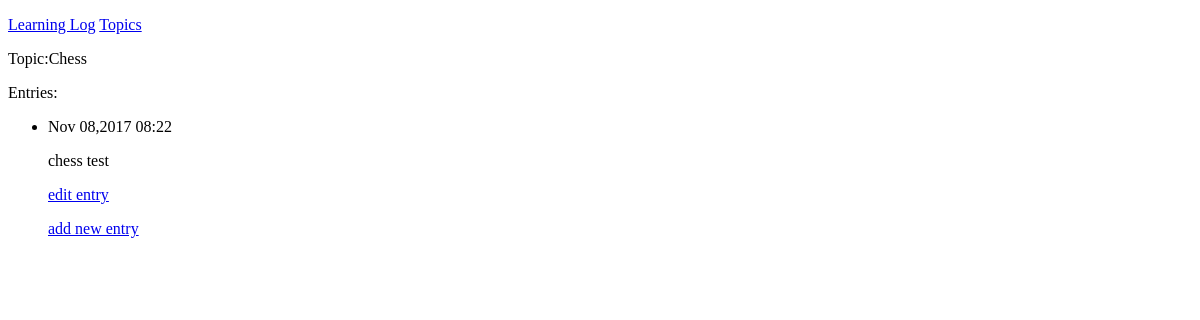
The app's page /topics/1/, older data.
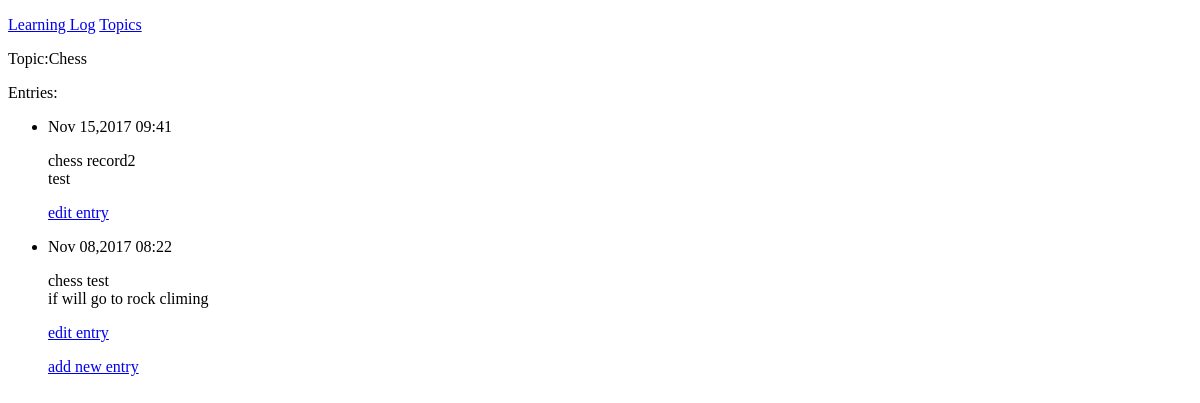
The same page, newer data.
### llapp1/models.py (models this page shows, shortened)
class Entry(models.Model):
	topic = models.ForeignKey(Topic)
	text = models.TextField()
	date_add = models.DateTimeField(auto_now_add=True)
	class Meta:
		verbose_name_plural = "Entries"\

### llapp1/views.py (the view)
# urls.py: url(r'^topics/(?P<topic_id>\d+)/$',views.topic,name="topic"),
def topic(request,topic_id):
	topic = Topic.objects.get(id=topic_id)
	entries = topic.entry_set.order_by("-date_add")
	context = {'topic':topic,'entries':entries}
	return render(request,'topic.html',context)

### llapp1/models.py (called while the page is built)
	def __str__(self):
		return self.text

### llapp1/templates/topic.html
{%extends 'base.html'%}
{%block content%}
<p>Topic:{{topic}}</p>
<p>Entries:</p>
<ul>
    {%for entry in entries%}
    <li>
    <p>{{entry.date_add|date:'M d,Y H:i'}}</p>
    <p>{{entry.text|linebreaks}}</p>
        <p>
            <a href="{% url 'llapp1:edit_entry' entry.id%}">edit entry</a>
        </p>
    </li>
    {%empty%}
    <li>
    There are no entries for this topic yet.
    </li>
    {%endfor%}
    <a href="{%url 'llapp1:new_entry' topic.id%}">add new entry</a>
</ul>
{%endblock content%}

Row changes from the older to the newer data that the page shows:
added Entry: date_add "Nov 15,2017 09:41", text "chess record2 test"
changed Entry: text "chess test" → "chess test if will go to rock climing"
